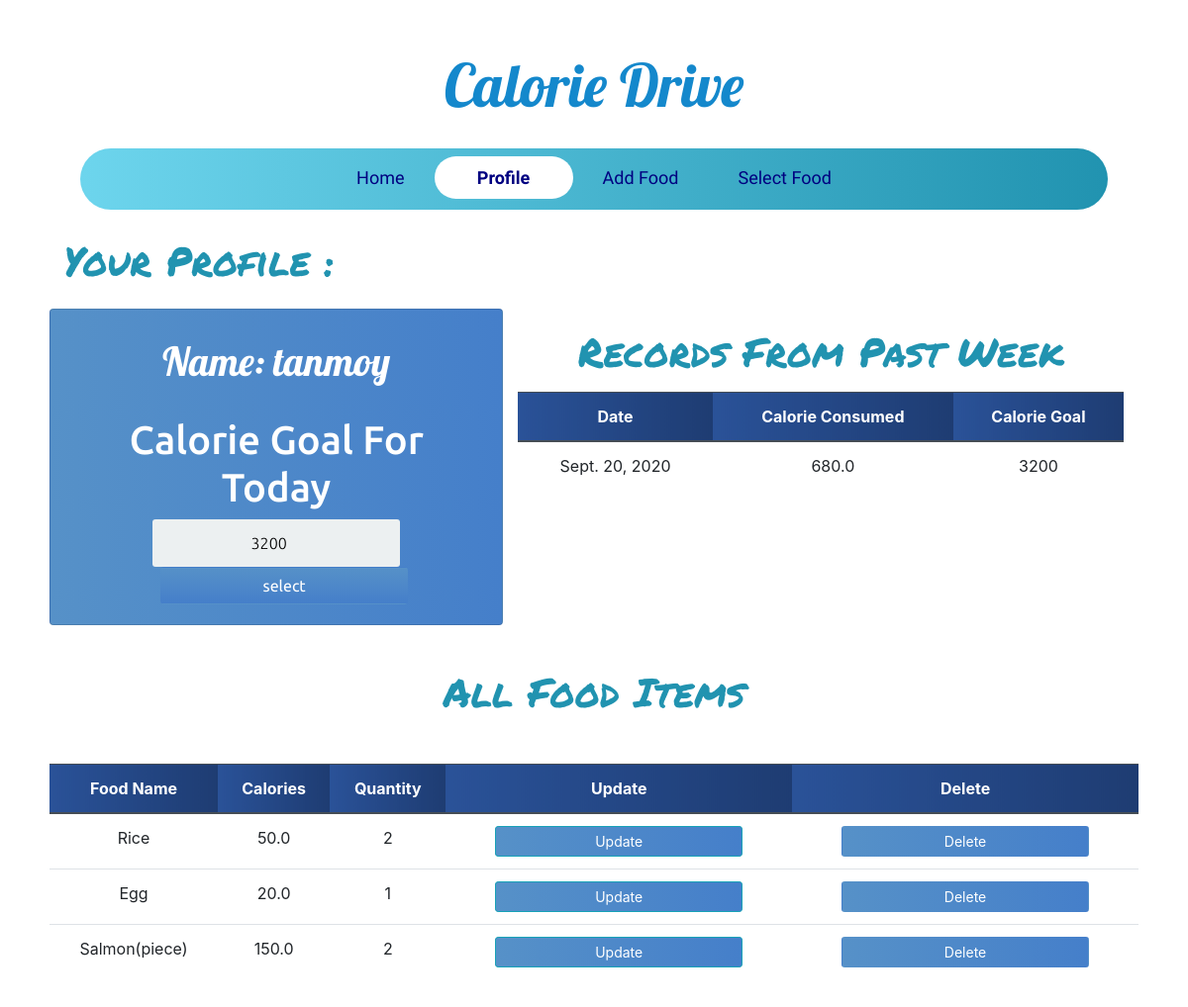
Before: /profile/ (signed in) with the older database file.
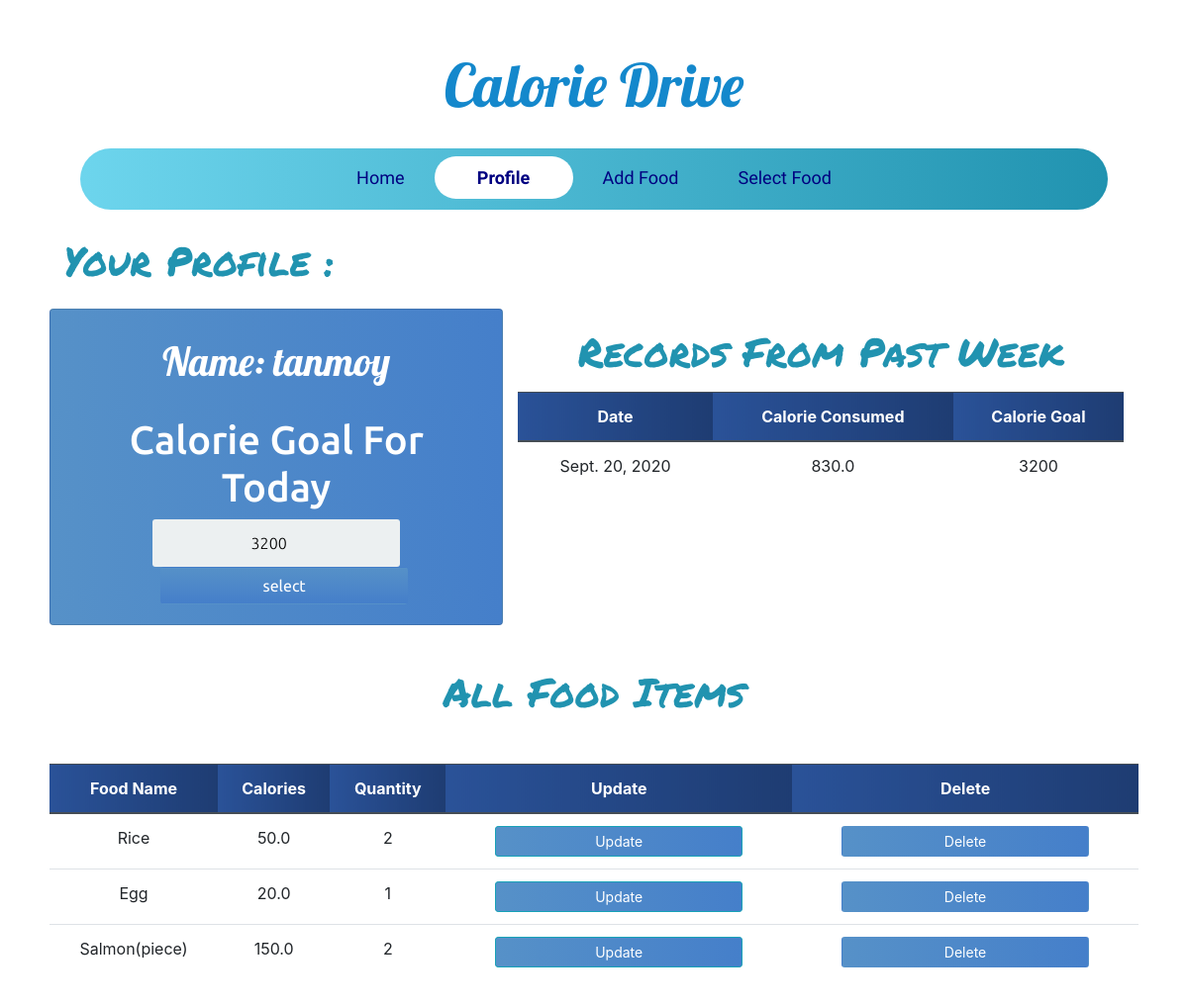
After: the same page with the newer database file.
### calories/models.py (models this page shows, shortened)
class Profile(models.Model):
	person_of = models.ForeignKey(User,null=True,on_delete=models.CASCADE)
	calorie_count = models.FloatField(default=0,null=True,blank=True)
	food_selected = models.ForeignKey(Food,on_delete=models.CASCADE,null=True,blank=True)
	quantity = models.FloatField(default=0)
	total_calorie = models.FloatField(default=0,null=True)
	date = models.DateField(auto_now_add = True)
	calorie_goal = models.PositiveIntegerField(default=0)
	all_food_selected_today = models.ManyToManyField(Food,through='PostFood',related_name='inventory')

### calories/views.py (the view)
# urls.py: path('profile/',ProfilePage,name='profile'),
@login_required
def ProfilePage(request):
	person = Profile.objects.filter(person_of=request.user).last()
	food_items = Food.objects.filter(person_of=request.user)
	form = ProfileForm(instance=person)
	if request.method == 'POST':
		form = ProfileForm(request.POST,instance=person)
		if form.is_valid():
			form.save()
			return redirect('profile')
	else:
		form = ProfileForm(instance=person)
	some_day_last_week = timezone.now().date() -timedelta(days=7)
	records=Profile.objects.filter(date__gte=some_day_last_week,date__lt=timezone.now().date(),person_of=request.user)
	context = {'form':form,'food_items':food_items,'records':records}
	return render(request, 'profile.html',context)

### calories/forms.py
class ProfileForm(forms.ModelForm):
	class Meta:
		model = Profile
		fields = ('calorie_goal',)

### templates/profile.html (shortened to what this page needs)
{% extends 'base.html' %}
{% block content %}
<div class="container-fluid">
    <h1 class="headline">Your Profile :</h1>
        <div class="row mt-4 mb-4">
            <div class="col-lg-5 card card-body">
            <div class="app-title">
                <h1 class="text-center profile-text mt-2">Name: {{ request.user }} </h1>
            </div>
            <form method="POST" action="" class="login-form pt-4">
                {% for field in form %}
                <h1>Calorie Goal For Today</h1>
                {{ field }}
                {% endfor %}
                <input class="btn login_btn profile-submit ml-3" type="submit" value="select">
            </form>
        </div>
        <div class="col-lg-7">
        <h1 class="text-center headline pb-2">Records From Past Week</h1>
        <table class="table text-center">
            <thead class="thead-dark">
                <tr>
                    <th scope="col">Date</th>
                    <th scope="col">Calorie Consumed</th>
                    <th scope="col">Calorie Goal</th>
                </tr>
            </thead>
            <tbody>
                {% for record in records %}
                <tr>
                    <td>{{ record.date }}</td>
                    <td>{{ record.total_calorie }}</td>
                    <td>{{ record.calorie_goal }}</td>
                </tr>
                {% endfor %}
            </tbody>
        </table>
    </div>
     </div>
    <h1 class="text-center headline">All Food Items</h1>
     <div class="row mt-5">
      <table class="table text-center">
            <thead class="thead-dark">
                <tr>
                    <th scope="col">Food Name</th>
                    <th scope="col">Calories</th>
                    <th scope="col">Quantity</th>
                    <th scope="col">Update</th>
                    <th scope="col">Delete</th>
                </tr>
            </thead>
            <tbody>
                {% for food in food_items %}
                <tr>
                    <td>{{ food.name }}</td>
                    <td>{{ food.calorie }}</td>
                    <td>{{ food.quantity }}</td>
                    <td><a class="btn btn-sm btn-info" href="{% url 'update_food' food.id %}">Update</a></td>
                    <td><a class="btn btn-sm " href="{% url 'delete_food' food.id %}">Delete</a></td>
                </tr>
                {% endfor %}
            </tbody>
        </table>
    </div>
</div>
{% endblock content %}

Changed rows visible on the page:
changed Profile: total_calorie "680.0" → "830.0"
